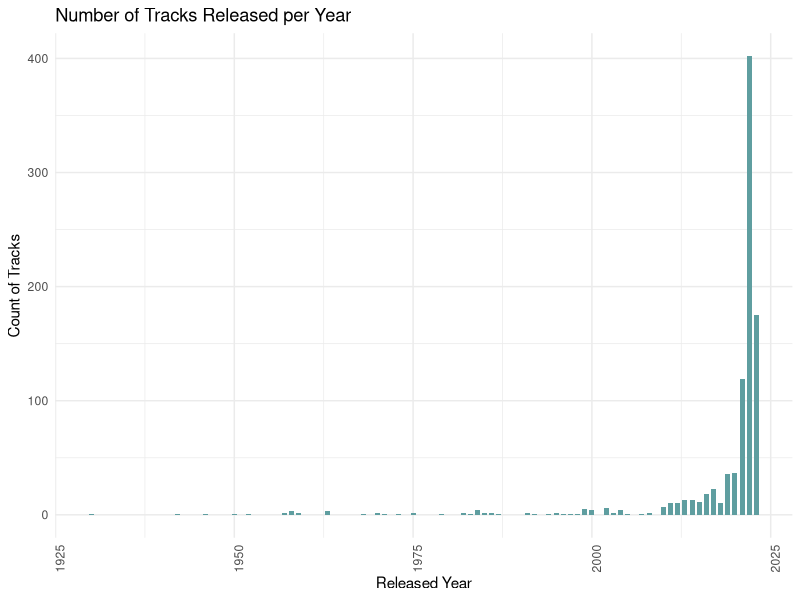
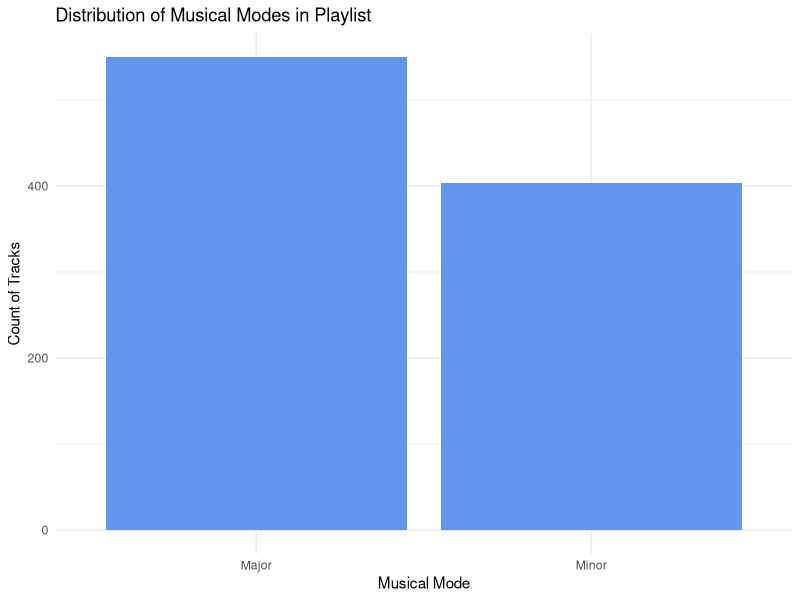

These figures' R source, in order: (Note: this script raises an error after producing the figures.)
#1
spotifydata = read.csv("spotify-2023.csv")
head(spotifydata)

View(spotifydata)

spotifydata = subset(spotifydata, select = -c(artist_count,released_day,in_spotify_charts,
                                              in_apple_charts,in_deezer_charts,streams,
                                              in_shazam_charts,bpm,danceability_.,
                                              valence_.,acousticness_.,instrumentalness_.,
                                              liveness_.,speechiness_.) )

View(spotifydata)

#6
install.packages("ggplot2")
library(ggplot2)
library(dplyr)

ggplot(spotifydata, aes(x=released_year)) + 
  geom_bar(fill="cadetblue", width=0.7) +  
  theme_minimal() + 
  labs(title="Number of Tracks Released per Year", x="Released Year", y="Count of Tracks") +
  theme(axis.text.x = element_text(angle = 90, hjust = 1))  

 ggplot(spotifydata, aes(x=mode)) + 
  geom_bar(fill="cornflowerblue") + 
  theme_minimal() + 
  labs(title="Distribution of Musical Modes in Playlist", x="Musical Mode", y="Count of Tracks")
 
 spotifydata <- spotifydata %>%
   mutate(streams_in_millions = streams / 1e6) %>%  
   arrange(desc(streams_in_millions)) %>%
   slice(1:10)  
 
 ggplot(spotifydata, aes(x=reorder(track_name, streams_in_millions), y=streams_in_millions)) + 
   geom_bar(stat="identity", fill="dodgerblue") + 
   theme_minimal() + 
   labs(title="Top 10 Songs by Streams (in Millions)", x="Track Name", y="Streams (Millions)") +
   coord_flip()  

